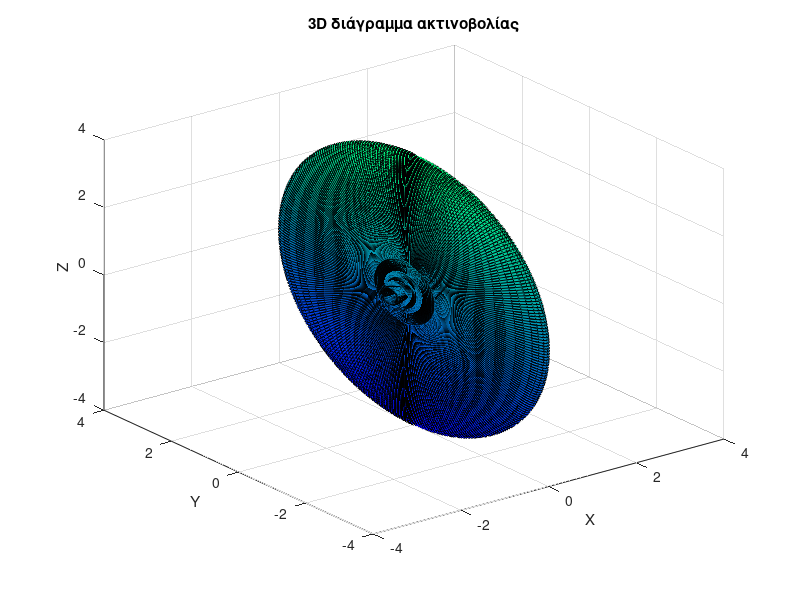

Write the MATLAB code that produced this figure.
theta = linspace(0,2*pi, 300);  
phi = linspace(0,2*pi, 300); 
kd=3*pi/2;

[Theta, Phi] = meshgrid(theta, phi);
R=cos((7/2)*kd*cos(Phi).*sin(Theta))+cos((5/2)*kd*cos(Phi).*sin(Theta))+...
    cos((3/2)*kd*cos(Phi).*sin(Theta))+cos((1/2)*kd*cos(Phi).*sin(Theta)); 
X=R.*sin(Theta).*cos(Phi);
Y=R.*sin(Phi).*sin(Theta);
Z=R.*cos(Theta);

surf(X, Y, Z);
colormap(winter);

xlabel('X');
ylabel('Y');
zlabel('Z');
xlim([-4 4])
ylim([-4 4])
title('3D διάγραμμα ακτινοβολίας');
grid on;

%saveas(gcf,'Ex2_2b_3.pdf');
